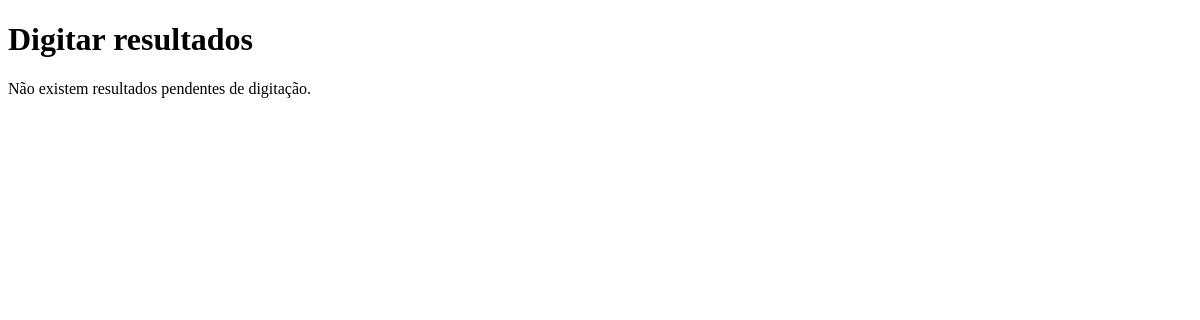
Page /resultados on the earlier database version.
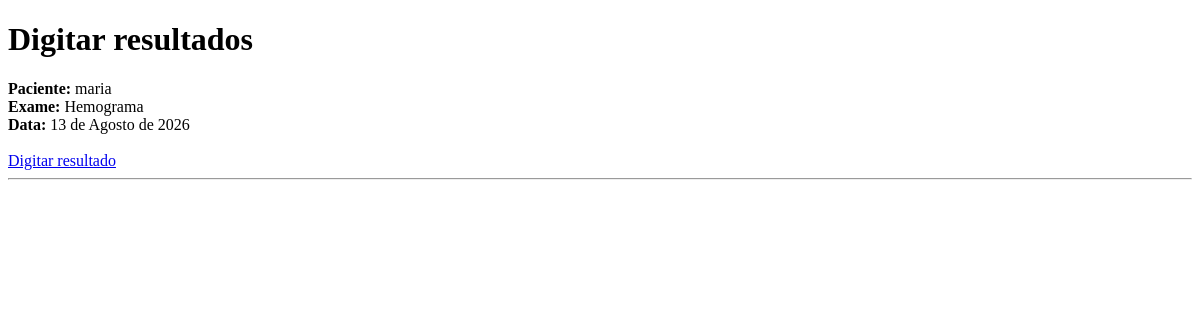
Same page on the later database version.
### odisseu/models.py (models this page shows, shortened)
class Agendamento(models.Model):
    EXAMES = [
        ('glicemia', 'Glicemia'),
        ('hemograma', 'Hemograma'),
    ]
    paciente = models.ForeignKey(
        Paciente,
        on_delete=models.CASCADE
    )
    exame = models.CharField(
        max_length=50,
        choices=EXAMES
    )
    data = models.DateField()

class Paciente(models.Model):
    nome = models.CharField(max_length=200)
    cpf = models.CharField(max_length=11)
    cns = models.CharField(max_length=14)
    data_nascimento = models.DateField()
    telefone = models.CharField(max_length=20)

### odisseu/views.py (the view)
# urls.py: path('resultados', views.resultados, name='resultados'),
def resultados(request):
    agendamentos = Agendamento.objects.filter(
        resultado__isnull=True
    )
    return render(
        request,
        'resultados.html',
        {'agendamentos': agendamentos}
    )

### odisseu/templates/resultados.html (shortened to what this page needs)
<!DOCTYPE html>
<html lang="pt-br">
<head>
</head>
<body>
    <h1>Digitar resultados</h1>
    {% if agendamentos %}
        {% for agendamento in agendamentos %}
            <div>
                <strong>Paciente:</strong>
                {{ agendamento.paciente.nome }}
                <br>
                <strong>Exame:</strong>
                {{ agendamento.get_exame_display }}
                <br>
                <strong>Data:</strong>
                {{ agendamento.data }}
                <br><br>
                <a href="{% url 'digitar_resultados' agendamento.id %}">
                    Digitar resultado
                </a>
            </div>
            <hr>
        {% endfor %}
    {% else %}
        <p>Não existem resultados pendentes de digitação.</p>
    {% endif %}
</body>
</html>

Differences in the rows shown:
added Agendamento: paciente.nome "maria", exame "Hemograma", data "13 de Agosto de 2026"
Other differences:
text no longer shown: "Não existem resultados pendentes de digitação."
